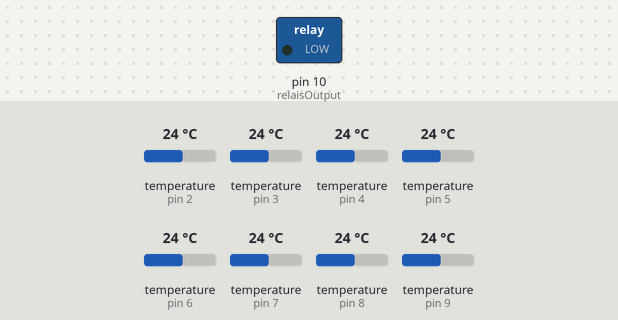
Simulated run of this program. Board: Arduino Uno, built with avr-gcc and run on an emulated ATmega328P. Shown: switched loads named in the program (green lamp = pin HIGH). The inputs (shaded band) are chosen by the test bench; at power-on: temperature (sensors on pin 3, pin 2, pin 4, pin 5, pin 6, pin 7, pin 8, pin 9) 24 °C. What the program prints to the serial monitor is not drawn.

Above: at 3.3 s.
3.4 s: temperature (sensor on pin 3) set to 24.5 °C
At 9.1 s:
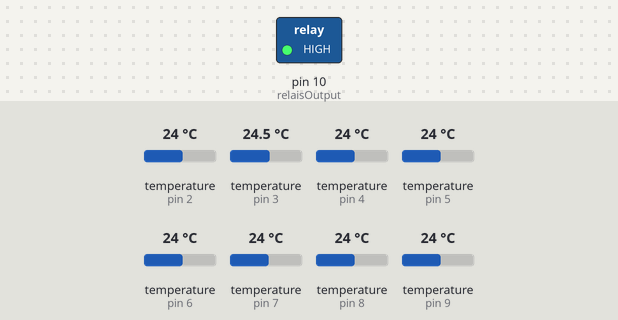
Timing chart, 0 to 10.6 s (numbered marks = the images above; inputs shaded):
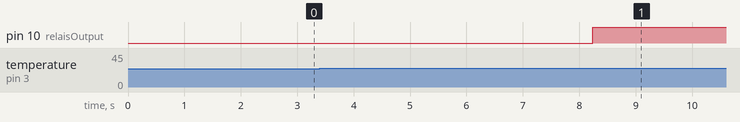

The program:

main.cpp
```cpp
/*  Code von M3S7t
    Dient der Abfrage von Temperatur-Sensoren DS18B20 für eine Kondensator-Temperatur-Überwachung
    Abgefragt werden die Sensoren der einzelenen Kondensatoren, in Summe 68 Stück.
    Genutzt wurden die Libarys "paulstoffregen/OneWire@^2.3.8" "milesburton/DallasTemperature @ ^3.11.0"
    Als Microcontroller soll ein Arduino Mega 2560 verwendet.
    (Optional wäre auch ein Uno möglich)
    Bei Zugriff via Seriel-Com-Port >> Flow-Control auf DSR/DTR stellen
    um ein Reset des Programms, zur Ermittlung des auslösenden Sensors, zu verhinden

    Aufbau der Kompensationstation Siemens AN2.3MW
    ____________________________________
    | C1.1 | C1.2 | C1.3 | C1.4 | C1.5 |   Stufe 01 (Klein)
    ____________________________________
    ____________________________________
    | C2.6 | C2.7 | C2.8 | C2.9 |          Stufe 02 (Standard)
    | C2.1 | C2.2 | C2.3 | C2.4 | C2.5 |
    ____________________________________

    .
    .
    .
    ____________________________________
    | C8.6 | C8.7 | C8.8 | C8.9 |          Stufe 08 (Standard)
    | C8.1 | C8.2 | C8.3 | C8.4 | C8.5 |
    ____________________________________

*/

#include <OneWire.h>
#include <DallasTemperature.h>

int inputBus[] = {2, 3, 4, 5, 6, 7, 8, 9};                                  // Input Pins der einzelnen Stufen
float temperaturSchwelle = 24;                                              // Temperaturschwelle zur Auslösung
const uint8_t AnzahlInputStufen = sizeof(inputBus) / sizeof(inputBus[0]);   // autoamtisiserte Ermittlung der Sensoreingänge
const uint8_t AnzahlSensorenStufeKlein  = 5;                                // Anzahl Sensoren Stufe 01
const uint8_t AnzahlSensorenStufe       = 6;                                // Anzahl Sensoren Stufe 02 - 08
const uint8_t relaisOutput = 10;
uint8_t diffSensoren = 0;                                                   // Variable zm halten der Anzahl der Sensorabweichung Stufe 1 vs. 2 - 8
bool schwelleUeberschritten = false;
bool runCheckTemperatur = true;                                             // Run Temperaturcheck bzw, stop bei Auslösung
uint8_t angesprocheneStufe = 0;                                             // Stufe welche auf Temp.-Schwelle angesprochen hat
uint8_t angesprochenerSensor = 0;                                           // Sensor welche auf Temp.-Schwelle angesprochen hat
float angesprocheneTemp = 0;                                                // Temperatur bei Auslösung

float temperatureMatrix[AnzahlInputStufen][AnzahlSensorenStufe];            // Matrix für aktuelle Sensor-Temperaturen
float lastTemperatureMatrix[AnzahlInputStufen][AnzahlSensorenStufe];        // Matrix zur Sensorkontrolle


// Wird genutzt für Funktion "speicherSensorAdresse()" >> nur mit über 16K SRAM möglich
String matrixAdressen[AnzahlInputStufen][AnzahlSensorenStufe];              // Matrix für Sensoradressen
String angesprocheneAdresse;                                                // Speicher für Sensoradresse


OneWire oneWireBus[AnzahlInputStufen];
DallasTemperature sensor[AnzahlInputStufen];

//-------------------------------------------------------------------------------------------------
// Funktionen

void printSensorAdresse() {
  Serial.println();
  Serial.println("...Suche nach Temperatur-Sensoren...");
  Serial.println();

  // Durchlauf durch die einzelnen Stufen
  for (uint8_t i = 0; i < AnzahlInputStufen; i++) {
    Serial.print("Adressen der Sensoren Stufe ");
    Serial.print(i + 1);
    Serial.println(":");

  // Überprüfung ob Stufe 1 klein abgefragt wird >> nur 5x Sensoren
  if (i == 0) diffSensoren = AnzahlSensorenStufeKlein;
  else diffSensoren = AnzahlSensorenStufe;

    for (uint8_t j = 0; j < diffSensoren; j++) {
      // Adresse für jeden Sensor abrufen
      DeviceAddress sensorAdresse;
     sensor[i].getAddress(sensorAdresse, j);

      // Ausgabe der Adresse
      Serial.print("Sensor ");
      Serial.print(j + 1);
      Serial.print(" Adresse: ");

        for (int k = 0; k < 8; k++) {
          if (sensorAdresse[k] < 16) Serial.print("0");
          Serial.print(sensorAdresse[k], HEX);
        }
      Serial.println();
    }
  }
}

void speicherSensorAdresse() {
  // Nur bei Hardware mit mehr als 16k SRAM nutzbar

    // Matrix für die Adressen initalisieren
  for (int i = 0; i < AnzahlInputStufen; i++) {
    for (int j = 0; j < AnzahlSensorenStufe; j++) {
      matrixAdressen[i][j] = "";
    }
  }
  Serial.println();
  Serial.println("...Speicher der Adressen der Temperatur-Sensoren...");
  Serial.println();

  // Durchlauf durch die einzelnen Stufen
  for (uint8_t i = 0; i < AnzahlInputStufen; i++) {
    // Überprüfung ob Stufe 1 klein abgefragt wird >> nur 5x Sensoren
    if (i == 0) diffSensoren = AnzahlSensorenStufeKlein;
    else diffSensoren = AnzahlSensorenStufe;

    for (uint8_t j = 0; j < diffSensoren; j++) {
      // Adresse für jeden Sensor abrufen
      DeviceAddress sensorAdresse;
      sensor[i].getAddress(sensorAdresse, j);

        for (int k = 0; k < 8; k++) {
          if (sensorAdresse[k] < 16) matrixAdressen[i][j] += String("0");
          matrixAdressen[i][j] += String(sensorAdresse[k], HEX);
          }
    }
  }
}

void abfrageTemperaturen() {
for (int i = 0; i < AnzahlInputStufen; i++) {
    sensor[i].requestTemperatures();  // Alle Sensoren Temperaturmessung starten

// Überprüfung ob Stufe 1 (Klein) abgefragt wird >> nur 5x Sensoren
if (i == 0) diffSensoren = AnzahlSensorenStufeKlein;
else diffSensoren = AnzahlSensorenStufe;

    for (int j = 0; j < diffSensoren; j++) {
      // Temperatur für jeden Sensor abfragen und in die Matrix speichern
      temperatureMatrix[i][j] = sensor[i].getTempCByIndex(j);
    }
  }
}

void serialPrint() {
  Serial.println();
  Serial.print(" ---Die Temperaturschwelle zur Ausloesung liegt bei: ");
  Serial.print(temperaturSchwelle);
  Serial.println(" °C--- ");
  Serial.println();
  Serial.print("Die aktuell gemessenen Temperaturen sind:");

  for (int i = 0; i < AnzahlInputStufen; i++) {
    Serial.println();
    Serial.print("Stufe ");
    Serial.print(i + 1);
    Serial.print(" >> ");

  // Überprüfung ob Stufe 1 (Klein) abgefragt wird >> nur 5x Sensoren
  if (i == 0) diffSensoren = AnzahlSensorenStufeKlein;
  else diffSensoren = AnzahlSensorenStufe;

    for (int j = 0; j < diffSensoren; j++) {
      Serial.print("Sensor ");
      Serial.print(j + 1);
      Serial.print(": ");
      Serial.print(temperatureMatrix[i][j]);
      Serial.print("°C | ");
    }
  }
  if (schwelleUeberschritten) {
    Serial.println();
    Serial.println();
    Serial.print("!!! An Stufe [");
    Serial.print(angesprocheneStufe);
    Serial.print("] hat Sensor [");
    Serial.print(angesprochenerSensor);
    Serial.print("]");
    // Serial.print(" mit der Adresse : ");
    // Serial.print(angesprocheneAdresse);
    Serial.print(" bei ");
    Serial.print(angesprocheneTemp);
    Serial.print("°C angesprochen !!!");
    Serial.println();
  }
}

void checkTemperatur() {
  // Durchlauf durch die einzelnen Stufen
  for (uint8_t i = 0; i < AnzahlInputStufen; i++) {

    // Überprüfung ob Stufe 1 klein abgefragt wird >> nur 5x Sensoren
    if (i == 0) diffSensoren = AnzahlSensorenStufeKlein;
    else diffSensoren = AnzahlSensorenStufe;

    for (uint8_t j = 0; j < diffSensoren; j++) {
      if ( temperatureMatrix[i][j] > temperaturSchwelle ) {
        schwelleUeberschritten = true;
        if (runCheckTemperatur) {
        angesprocheneStufe = i + 1;
        angesprochenerSensor = j + 1;
        angesprocheneTemp = temperatureMatrix[i][j];
        angesprocheneAdresse = String(matrixAdressen[0][0]);
        }
        runCheckTemperatur = false;                     // Abschalten der checkTemperatur-Funktion um den Auslösewerte zu behalten.
      }
    }
  }
}

void checkAusloesungRelais() {

      if ( schwelleUeberschritten ) {
        digitalWrite(relaisOutput, HIGH);
      }
      else {
        digitalWrite(relaisOutput, LOW);
      }

  // - Stufe und Sensor speichern und ausgeben
  // - Auslöse-LED

}

/*
void ueberprüfungSensoren() {

  Bei der aktuellen Hardware nicht möglich, da mehr Arbeitsspeicher benötigt wird.

  - Anzahl Sensoren je Stufe = 5x / 9x
  - Adressen vergleichen >> jede Adresse !=
  - Temperaturen vergleichen >> in zweites Array (current / last) kopieren
  - Abgleich alle 10min ob Temperatur-Änderung je Sensor erfolgt
    >> Wenn 1x oder mehrer Sensoren den gleichen Wert aufweisen, Variable (uint32_t nutzen) erhöhen
    >> Warnmeldung ab gewisser Schwelle auslösen / Stufe und Sensor speichern und ausgeben. Warn-LED?

}
*/

/*
void einstellungTempSchwelle() {
    - Input 3x per Dipschalter = 2³ = 8 Möglichkeiten = [60°C; 65°C; 70°C; 75°C; 80°C; 85°C; 90°C; 95°C;]
    - Änderung "float temperaturSchwelle = xx;"
}
*/


//-------------------------------------------------------------------------------------------------
// Ende Funktionen

// setup wird nur beim Programm-Start ausgeführt
void setup() {
  if (runCheckTemperatur) pinMode(relaisOutput, OUTPUT);
  Serial.begin(9600);

  // Jeden OneWire-Bus und die zugehörigen DallasTemperature-Sensor initialisieren
  for (int i = 0; i < AnzahlInputStufen; i++) {
    oneWireBus[i] = OneWire(inputBus[i]);
    sensor[i] = DallasTemperature(&oneWireBus[i]);
    sensor[i].begin();
  }

  // Adressenbestimmung der Sensoren
  printSensorAdresse();

  // Funktion "speicherSensorAdresse()" bur bei Hardware mit mehr als 16k SRAM aktivieren
  // speicherSensorAdresse();
}

// Programm in Schleife
void loop() {

  // Temperaturen abfragen und in die Matrix speichern
  abfrageTemperaturen();

  // Abgleich der gemessen Temperaturen mit festgelegter Temperaturschwelle wenn noch nicht ausgelöst
  if ( runCheckTemperatur ) {
  checkTemperatur();
  }
  // Check wenn Schwelle überschritten Ansteuerung Relaisausgang
  checkAusloesungRelais();

  // Temperaturen ausgeben
  serialPrint();

  delay(1000); // Pause von x Sekunden (kann von 1 Sekunde nach oben angepasst werden)

}
```

Measured:
- the behaviour switches between 24 and 24.1 °C on temperature (sensor on pin 3) (found by bisection; images 0 and 1)
- after the input at 3.4 s, pin 10 (relaisOutput): LOW → HIGH after 4.8 s
